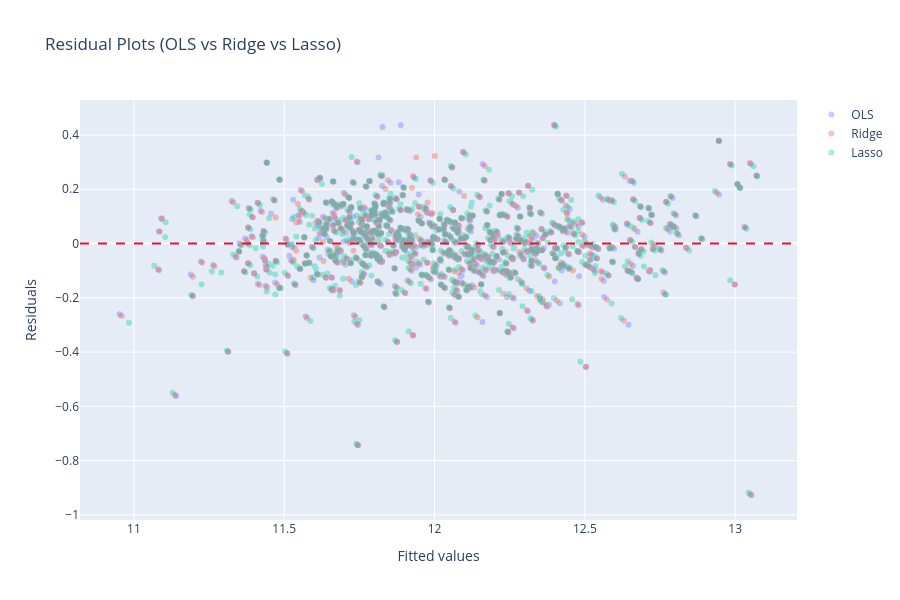

Notebook code cell kept with this figure:
### Code cell
models = {
    "OLS": model_normal,
    "Ridge": model_ridge,
    "Lasso": model_lasso
}

fig = go.Figure()

for name, model in models.items():
    y_pred = model.predict(X_test)
    residuals = y_test - y_pred   

    fig.add_trace(go.Scatter(
        x=y_pred,
        y=residuals,
        mode='markers',
        name=name,
        opacity=0.35
    ))

fig.add_hline(
    y=0,
    line_dash="dash",
    line_color="crimson"
)

fig.update_layout(
    title="Residual Plots (OLS vs Ridge vs Lasso)",
    xaxis_title="Fitted values",
    yaxis_title="Residuals",
    width=900,
    height=600
)

fig.show()

### Figure 1 — Plotly figure (JSON) as saved in the notebook; plotly's stock layout.template omitted (floating-point values rounded to 4 significant figures; data arrays with more than 128 entries replaced by an {"elided": "..."} marker saying what was removed)
{"data": [{"mode": "markers", "name": "OLS", "opacity": 0.35, "type": "scatter", "x": {"elided": "585 float values"}, "y": {"elided": "585 float values"}}, {"mode": "markers", "name": "Ridge", "opacity": 0.35, "type": "scatter", "x": {"elided": "585 float values"}, "y": {"elided": "585 float values"}}, {"mode": "markers", "name": "Lasso", "opacity": 0.35, "type": "scatter", "x": {"elided": "585 float values"}, "y": {"elided": "585 float values"}}], "layout": {"height": 600, "shapes": [{"line": {"color": "crimson", "dash": "dash"}, "type": "line", "x0": 0, "x1": 1, "xref": "x domain", "y0": 0, "y1": 0, "yref": "y"}], "title": {"text": "Residual Plots (OLS vs Ridge vs Lasso)"}, "width": 900, "xaxis": {"title": {"text": "Fitted values"}}, "yaxis": {"title": {"text": "Residuals"}}}}
